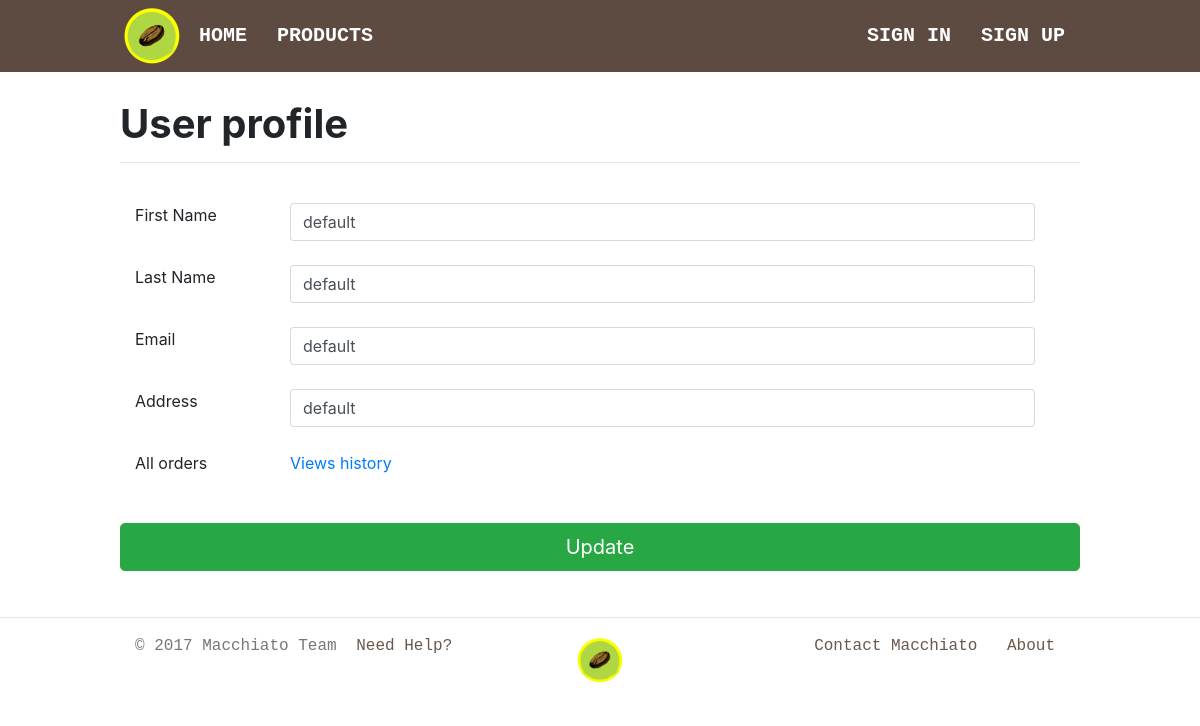
The page /user/ on the database its author committed.
### main/models.py (models this page shows, shortened)
class User(models.Model):
    firstname = models.CharField(max_length=30)
    lastname = models.CharField(max_length=30)
    email = models.CharField(max_length=50)
    password = models.CharField(max_length=25, validators=[MinLengthValidator(8)])
    address = models.CharField(max_length=2000)
    order_history = models.ManyToManyField(Order, null="true", blank="true")
    cart_items = models.ManyToManyField(SelectedProduct, null="true", blank="true")

### main/views.py (the view, shortened to what this page needs)
# urls.py: url(r'^user/$', views.profile, name='profile'),
@csrf_exempt
def profile(request):
    global current_user
    context = { "current_user": current_user, "user": current_user }
    return render(request, 'profile.html', context)

### main/templates/profile.html (shortened to what this page needs)
{% extends 'base.html' %}
{% load static %}
{% block content %}
  <h1><b>User profile</b></h1>
  <hr />
  <br />
  <div class="row col-sm-12">
    <div class="col-sm-2">
      First Name
    </div>
    <div  class="col-sm-10">
      <input id="firstname-input" type="text" class="form-control" value="{{ user.firstname }}" />
    </div>
  </div>
  <br />
  <div class="row col-sm-12">
    <div class="col-sm-2">
      Last Name
    </div>
    <div  class="col-sm-10">
      <input id="lastname-input" type="text" class="form-control" value="{{ user.lastname }}" />
    </div>
  </div>
  <br />
  <div class="row col-sm-12">
    <div class="col-sm-2">
      Email
    </div>
    <div  class="col-sm-10">
      <input id="email-input" type="text" class="form-control" value="{{ user.email }}" />
    </div>
  </div>
  <br />
  <div class="row col-sm-12">
    <div class="col-sm-2">
      Address
    </div>
    <div  class="col-sm-10">
      <input id="address-input" type="text" class="form-control" value="{{ user.address }}"/>
    </div>
  </div>
  <br />
  <div class="row col-sm-12">
    <div class="col-sm-2">
      All orders
    </div>
    <div  class="col-sm-10">
      <a href="{% url 'order_history' %}">Views history</a>
    </div>
  </div>
  <br /><br />
  <a id="submit-btn" class="btn btn-success btn-lg btn-block" href="{% url 'profile' %}">Update</a>
{% endblock %}

### main/static/css/templates.css (style rules this page uses)
body { margin: 0px 0px; }

### rows shown on the page
User: firstname "default", lastname "default", email "default", address "default"
